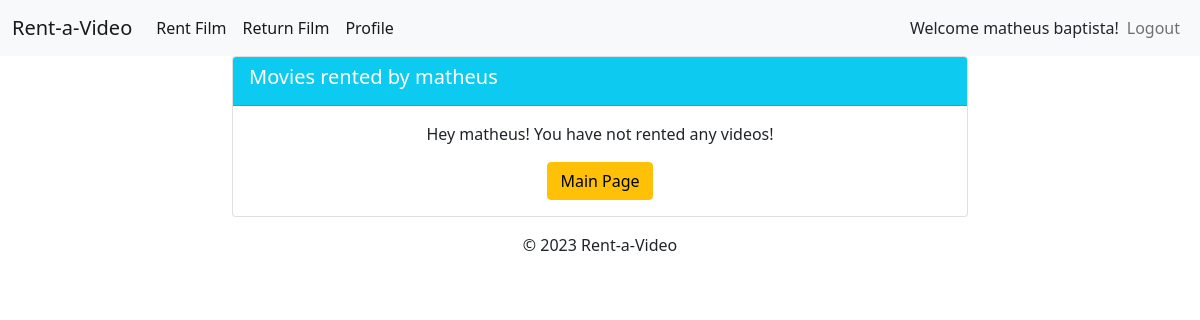
The app's page /films/rentals/ (signed in), older data.
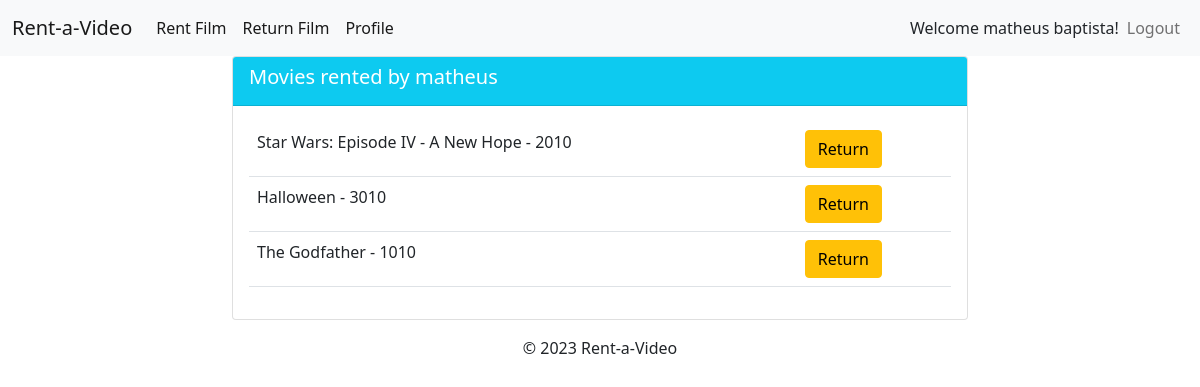
The same page, newer data.
### films/models.py (models this page shows, shortened)
class Rent(models.Model):
    user = models.ForeignKey(User, on_delete=models.DO_NOTHING)
    item = models.ForeignKey(Item, on_delete=models.DO_NOTHING, related_name='rented_item')
    date_rent = models.DateTimeField(default=datetime.now())
    actual_return = models.DateTimeField(null=True, blank=True)

class Item(models.Model):
    bar_code = models.IntegerField()
    acquisition_date = models.DateTimeField()
    item_state = models.ForeignKey(ItemState, on_delete=models.DO_NOTHING)
    media_type = models.ForeignKey(MediaType, on_delete=models.DO_NOTHING)
    film = models.ForeignKey(Film, on_delete=models.DO_NOTHING)
    def __str__(self):
        return '%s - %s' % (self.film.original_title, self.bar_code)

class Film(models.Model):
    original_title = models.CharField(max_length=250)
    english_title = models.CharField(max_length=250)
    release_date = models.DateField()
    description = models.CharField(max_length=250)
    image = models.ImageField()
    director = models.ManyToManyField(Director)
    actor = models.ManyToManyField(Actor)
    language = models.ManyToManyField(Language) # write language
    genre = models.ManyToManyField(Genre)
    studio = models.ForeignKey(Studio, on_delete=models.DO_NOTHING)

### films/views.py (the view)
# urls.py: path('rentals/', views.RentedVideosByClientView.as_view(), name='rentals_by_client'),
class RentedVideosByClientView(ListView):
    model = Rent
    template_name = 'films/rented_movies.html'
    def get_queryset(self):
        return Rent.objects.filter(user=self.request.user, actual_return=None)

### www/templates/films/rented_movies.html
{% extends 'base/base.html' %}
{% block body %}
<div class="container">
    <div class="row">
        <div class="col-md-8 offset-md-2">
            <div class="card">
                <div class="card-header text-white bg-info">
                    <h5 class="card-title">Movies rented by {{ user.first_name }}</h5>
                </div>
                <div class="card-body">
                {% if object_list %}
                    <table class="table">
                        <tbody>
                            {% for video in object_list %}
                                <tr>
                                    <td>{{ video.item }}</td>
                                    <td>
                                        <a class="btn btn-warning" href="{% url 'films:return_movie' video.id %}">Return</a>
                                    </td>
                                </tr>
                            {% endfor %}
                        </tbody>
                    </table>
                {% else %}
                    <p class="text-center"> Hey {{ user.first_name }}! You have not rented any videos!</p>
                    <div class="col-md-12 text-center">
                        <a class="btn btn-warning" href="{% url 'films:index' %}">Main Page</a>
                    </div>
                {% endif %}
                </div>
            </div>
        </div>
    </div>
</div>
{% endblock %}

### www/templates/base/base.html (shortened to what this page needs)
{% load static %}
<!DOCTYPE html>
<html lang="en">
<head>
    <link rel="stylesheet" href="{% static 'static/style.css' %}">
    <link rel="stylesheet" href="https://cdn.jsdelivr.net/npm/bootstrap@5.0.2/dist/css/bootstrap.min.css">
    <link href="https://cdn.jsdelivr.net/npm/bootstrap@5.0.2/dist/css/bootstrap.min.css" rel="stylesheet">
</head>
<body>
    <nav class="navbar navbar-expand-lg navbar-light bg-light">
        <div class="container-fluid">
            {% if user.is_authenticated %}
                <a class="navbar-brand" href="{% url 'films:index' %}">Rent-a-Video</a>
                <div class="collapse navbar-collapse" id="navbarNav">
                    <ul class="navbar-nav">
                        <li class="nav-item">
                            <a class="nav-link active" aria-current="page" href="#">Rent Film</a>
                        </li>
                        <li class="nav-item">
                            <a class="nav-link active" aria-current="page" href="{% url 'films:rentals_by_client' %}">Return Film</a>
                        </li>
                        <li class="nav-item">
                            <a class="nav-link active" aria-current="page" href="{% url 'clients:client_detail' user.client_user.id %}">Profile</a>
                        </li>
                    </ul>
                </div>
                <div class="navbar-nav pr-5">
                    <span aria-current="page" class="navbar-text text-dark">
                        Welcome {{ user.get_full_name }}!
                    </span>
                    <a class="nav-item nav-link" href="{% url 'logout' %}">Logout</a>
                </div>
            {% else %}
                <a class="navbar-brand" href="{% url 'films:index' %}">Rent-a-Video</a>
                <div class="navbar-nav pr-5">
                    <a class="nav-item nav-link" href="{% url 'clients:login' %}">Login</a>
                </div>
            {% endif %}
        </div>
    </nav>
    {% block body %}{% endblock body %}
</body>
<footer>
  <div class="container-fluid text-center py-3">
    &copy; 2023 Rent-a-Video
  </div>
</footer>
</html>

Row changes from the older to the newer data that the page shows:
added Rent: item "Star Wars: Episode IV - A New Hope - 2010"
added Rent: item "Halloween - 3010"
added Rent: item "The Godfather - 1010"
Text that changed along with them:
{{ user.first_name }}: "matheus" → (not shown)
text no longer shown: "Hey ! You have not rented any videos! Main Page"
